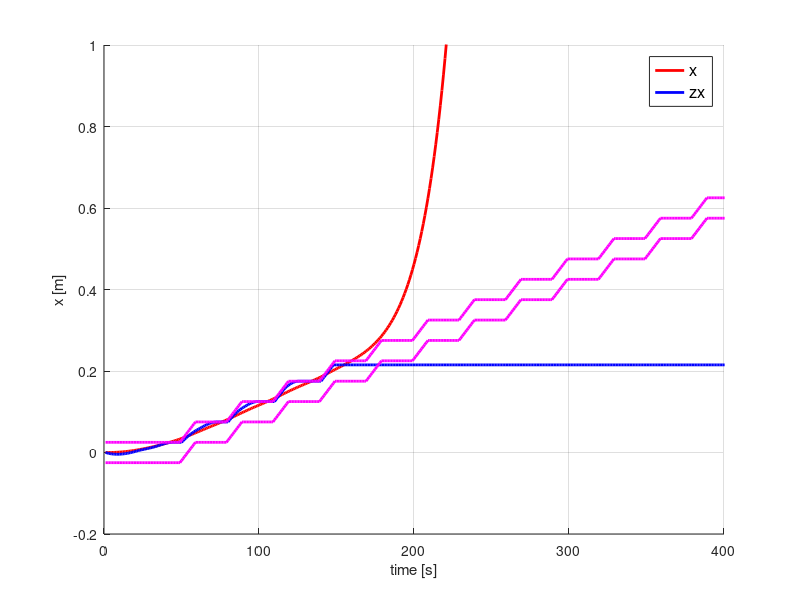
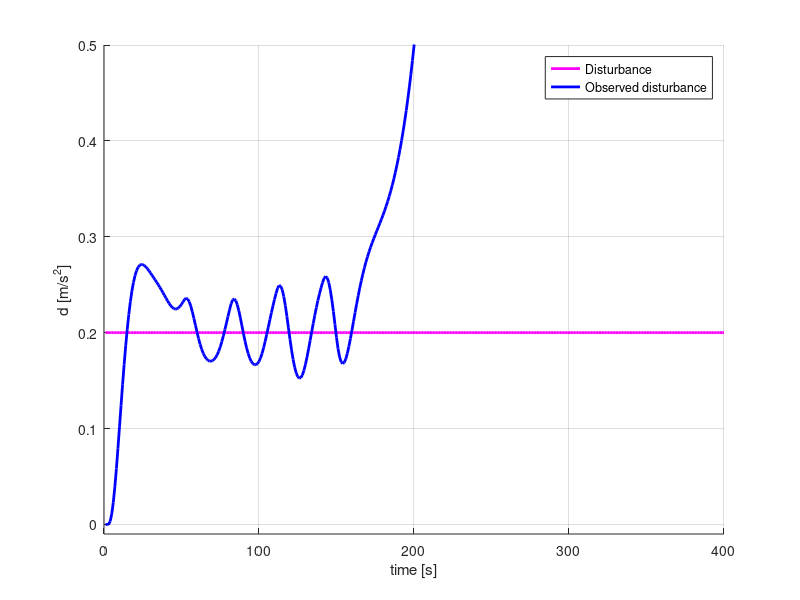
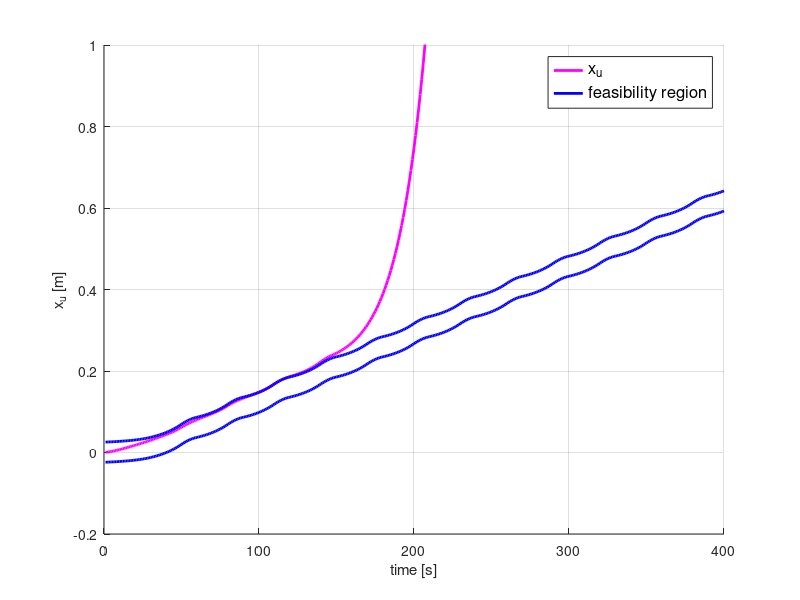

MATLAB code for these plots, in order:
%%%%%%%%%%%%%%%%%%%%%%%%%%%%%%%%%%%%%%%%%%%%%%%%%%%%%%%%%%%%%%%%%
%
% F.M. Smaldone 
%
% EXPLORING BOUNDEDNESS CONDITION IN A MPC FRAMEWORK
%
% Problem: ZMP contraints need to be satisfied -->
% --> Not all the disturbances can be bounded.
%
% Question: is it only a matter of feasibility recovery 
% or also a disturbance compensation should be performed?
%
% W.l.o.g. the problem is only considered along x-axis.
%
%%%%%%%%%%%%%%%%%%%%%%%%%%%%%%%%%%%%%%%%%%%%%%%%%%%%%%%%%%%%%%%%%

clear;clc;close;figure;

%% Define walk

foot_distance_x = 0.05;
foot_distance_y = 0.18;
S = 20;
D = 10;
N = 60;
Np = 105;
omega = sqrt(9.8/0.33);
m = 4.5; % Robot Mass

%% Restriction trial
max_dist = 0.4; %max_dist = 0.3 for (true) disturbance
delta = 0.01;
max_vel = max_dist/delta;

r = 2.6210e-04; % exact term
r = 3.0210e-04; % more robust term
r = 5.0210e-04; % more robust term
r_computed = 3*0.4*delta*exp(omega*delta)/omega^2 + 0.4*delta/omega^2;
r_computed = delta*(3*max_dist*delta*exp(omega*delta)/omega^2 + max_dist*(exp(omega*delta)-1)/omega^2)/(1-exp(-omega*0.39));
r_computed = delta*(delta*max_vel/omega^2 + max_dist*(exp(omega*delta)-1)/omega^2)/(1-exp(-omega*N*delta));
r_computed = delta*(4*max_dist*(exp(omega*delta)+1)/omega^2 + max_dist*(exp(omega*delta)-1)/omega^2)/(1-exp(-omega*N*delta));
r_computed = delta*(4*max_dist*(exp(omega*delta)+1)/omega^2 + max_dist*(exp(omega*delta)-1)/omega^2)/(1-exp(-omega*19*delta));

alpha = 2;
r_computed = delta*(2*alpha*max_dist*(exp(omega*delta)+1)/omega^2 + max_dist*(exp(omega*delta)-1)/omega^2)/(1-exp(-omega*13*delta)); % for alpha = 2
r = r_computed;
restriction_x = r*(0:N-1)';
restriction_x(13:50) = restriction_x(12); % for alpha = 2

% alpha = 2.5;
% r_computed = delta*(2*alpha*max_dist*(exp(omega*delta)+1)/omega^2 + max_dist*(exp(omega*delta)-1)/omega^2)/(1-exp(-omega*4*delta)); % for alpha = 2
% r = r_computed;
% restriction_x = r*(0:N-1)';
% restriction_x(5:50) = restriction_x(4); % for alpha = 2


pulse = 5;
ampl = 0.25;

restriction_x = 0*[restriction_x;restriction_x];

%% Choose whether to perform balancing of gait

balance = false;

if balance == true
    fs_matrix = zeros(90,2);
else
fs_matrix = [0,-foot_distance_y;%middle of rhe foot point
    foot_distance_x,foot_distance_y;
    2*foot_distance_x,-foot_distance_y;
    3*foot_distance_x,foot_distance_y;
    4*foot_distance_x,-foot_distance_y;
    5*foot_distance_x,foot_distance_y;
    6*foot_distance_x,-foot_distance_y;
    7*foot_distance_x,foot_distance_y;
    8*foot_distance_x,-foot_distance_y;
    9*foot_distance_x,+foot_distance_y;
    10*foot_distance_x,-foot_distance_y;
    11*foot_distance_x,+foot_distance_y;
    12*foot_distance_x,-foot_distance_y
    13*foot_distance_x,+foot_distance_y;
    14*foot_distance_x,-foot_distance_y;
    15*foot_distance_x,+foot_distance_y
    16*foot_distance_x,-foot_distance_y;
    17*foot_distance_x,+foot_distance_y;
    18*foot_distance_x,-foot_distance_y;
    19*foot_distance_x,+foot_distance_y;
    20*foot_distance_x,-foot_distance_y;
    21*foot_distance_x,+foot_distance_y;
    22*foot_distance_x,-foot_distance_y;
    23*foot_distance_x,+foot_distance_y;
    24*foot_distance_x,-foot_distance_y;
    25*foot_distance_x,+foot_distance_y;
    26*foot_distance_x,-foot_distance_y];
end

%% General parameters
delta = 0.01;
w = 0.08/2;
w = 0.025;

x(1) = 0.0;
xd(1) = 0.0;
zx(1) = 0.0;

y(1) = 0;
yd(1) = 0;
zy(1) = 0;

x_u(1) = 0;

%% Compute constraints
f1_y = -foot_distance_y;
f2_y = foot_distance_y;

additionalFirstStepDuration = 0*50;

fs_sequence_x = zeros(S+D+additionalFirstStepDuration,1);
fs_sequence_y = zeros(S+D+additionalFirstStepDuration,1);

for i = 1:26
    f1_x = fs_matrix(i,1);
    f2_x = fs_matrix(i+1,1);
    
    f1_y = fs_matrix(i,2);
    f2_y = fs_matrix(i+1,2);
    
    fs_sequence_x = [fs_sequence_x; ones(S,1) * f1_x; f1_x + (1:D)'*(f2_x-f1_x)/D];
    fs_sequence_y = [fs_sequence_y; ones(S,1) * f1_y; f1_y + (1:D)'*(f2_y-f1_y)/D];
end

fs_sequence_x(1) = [];
fs_sequence_y(1) = [];

zx_min = fs_sequence_x - w;
zx_max = fs_sequence_x + w;
if balance == true
zy_min = fs_sequence_y - 5*w;
zy_max = fs_sequence_y + 5*w;
else
zy_min = fs_sequence_y - w;
zy_max = fs_sequence_y + w;   
end
zy_min(1:S+D+additionalFirstStepDuration-1) = zy_min(1:S+D+additionalFirstStepDuration-1) - foot_distance_y;
zy_max(1:S+D+additionalFirstStepDuration-1) = zy_max(1:S+D+additionalFirstStepDuration-1) + foot_distance_y;


%% Compute matrices
p = ones(N,1);
P = delta*tril(ones(N,N));
A = [P;-P];

%% Compute stability constraint
Aeq = (1-exp(-omega*delta))/omega * exp(-omega*delta*(0:N-1)) - exp(-omega*delta*N) * delta * ones(1,N);

%% Initialize Disturbance Observer
d_z_x(1)= 15;
% x_obs = [x(1);xd(1);zx(1)];
y_obs = [y(1);yd(1);zy(1)];

des_x(1)=0;
des_y(1)=0;
global dx  dy;
dx = 0;
dy = 0;
des_x_mean(1)=0;
des_y_mean(1)=0;

%% CoM constraints
    ch = cosh(omega*delta);
    sh = sinh(omega*delta);
    global A_upd B_upd;
    A_upd = [ch, sh/omega, 1-ch; omega*sh, ch, -omega*sh; 0, 0, 1];
    B_upd = [delta-sh/omega; 1-ch; delta];
%% Matrix that may come in handy
    num_states=3;
    C = [0 0 1];
    
    S_bar = zeros(N, N);
    for j = 1:N
        for k = 1:j
            S_bar(j,k) = C*A_upd^(j-k)*B_upd;
        end
    end
    
    T_bar = zeros(N, 3);
    for j = 1:N
        T_bar(j, :) = C*A_upd^j;
    end
    
    S_bar_state = zeros(num_states*N, N);
    for j = 1:N
        for k = 1:j
            S_bar_state(num_states*(j-1)+1:j*num_states,k) = A_upd^(j-k)*B_upd;
        end
    end
    
    T_bar_state = zeros( num_states*N, num_states);
    for j = 1:N
        T_bar_state(num_states*(j-1)+1:j*num_states,:) = A_upd^j;
    end
    
  T=[-T_bar;T_bar]; %goes with plus! 
  
  A_d=[0,1;omega^2,0];B_d=[0;1];
  sys=ss(A_d,B_d,[1 0],[]);
  sys=c2d(sys,delta);
  A_d=sys.A;
  B_d=sys.B;
  
  X(:,1)=[0;0]; Y(:,1)=[0;0];
  
  for i=1:size(fs_sequence_x,1)
  X(:,i+1)=A_d*X(:,i)+B_d*fs_sequence_x(i,1);
  Y(:,i+1)=A_d*Y(:,i)+B_d*fs_sequence_y(i,1);
  end
 
  D=[0;1;0];
  D_bar = zeros(N*num_states, N);
  
  T_bar_state_D = zeros( N, num_states);
  for j = 1:N
      T_bar_state_D(j,:) = [0 1 0]*A_upd^j;
  end
  D_ZMP = T_bar_state_D*D*(1/omega^2);
  
  
    global C;
    C = [0 1 0];
    D_bar = zeros(N*num_states, N);
  
   S_bar_state = zeros(N, N);
   S_bar_state_D = zeros(N, N);
    for j = 1:N
        for k = 1:j
            S_bar_state(j,k) = C*A_upd^(j-k)*B_upd;
            S_bar_state_D(j,k) = C*A_upd^(j-k)*B_upd;
        end
    end
    
 %% Matrices for MPC
 
      P = delta*tril(ones(N,N));
      H = 2*[eye(N)];
      f_x = zeros(1,N);
      f_y = zeros(1,N);
      
   

      %% Solve: MPC and cloed loop evolution
      Prova = 0;  
         %% Useful vectors
      for i = 0:N-1
          Deltas(i+1) = delta*exp(-omega*delta*i);
      end
      if Prova == 1 
      for i = 0:4*N-1
          exps(i+1) = exp(-omega*delta*i);
      end
      elseif Prova == 4
           for i = 0:N-1
          exps(i+1) = exp(-omega*delta*i);
           end
      elseif Prova == 5  % periodic tail 
           for i = 0:N-1
          exps(i+1) = exp(-omega*delta*i);
           end
      end

      for i = 0:N-1
          exps(i+1) = exp(-omega*delta*i);
      end
      
%% initialize observer 

x_obs(:,1)=[0;0;0;0;0];
A_obs = [0 1 0 0 0; omega^2 0 -omega^2 1 0; 0 0 0 0 0; 0 0 0 0 1; 0 0 0 0 0 ];
B_obs = [0;0;1;0;0];


 p = [-10 -20 -22 -15 -16];
 C_obs = [1 0 0 0 0;0 0 1 0 0];
%   p = [-1 -2 -3 -4 -5];
 L = place((A_obs)',[1 0 0 0 0;0 0 1 0 0]',p);
sys_for_lqr = ss((A_obs)',[1 0 0 0 0;0 0 1 0 0]', [0 0 0 1 0; 1 0 0 0 0], []);
% L = lqr(sys_for_lqr, diag([0.01, 0.0001, 1/0.0250, 1 , 10*(1/0.1814)]), [0.00001 0; 0 0.01],zeros(5,2));
%  L = lqr(sys_for_lqr, diag([0.0001, 0.1, 1/0.0250, 10 , 1000*(1/0.1814)]), [0.00001 0; 0 0.01],zeros(5,2));

 disturbance(1:400) = 0.2;

 
      for i = 1:400
        
          
          
          
      %% Disturbance
      if Prova == 0 || Prova == 3
          A_disturbancex = (delta*0.25);
          A_disturbancex = disturbance(i);
          DDXX = 0*x_obs(4,i);
          F(i) = (A_disturbancex);
          knownDisturbance = F(i);
          
          linear_component = 0*exps*ones(size(exps,2),1)*x_obs(5,i)/omega^3;

          
      elseif Prova == 1
          A_disturbancex = (delta*0.3)*sin(2*pi*i*delta/7);
          F(i) = (A_disturbancex);
          knownDisturbance = F(i);
          for j = i:i+4*N-1
              D_x(j-i+1)= (delta*0.3)*sin(2*pi*j*delta/7);
          end
          integral = exps*D_x';
      elseif Prova == 4
          A_disturbancex = (delta*0.3)*sin(2*pi*i*delta/7);
          F(i) = (A_disturbancex);
          knownDisturbance = F(i);
          for j = i:i+N-1
              D_x(j-i+1)= (delta*0.3)*sin(2*pi*j*delta/7);
          end
          integral = exps*D_x';
      elseif Prova == 5
          A_disturbancex = (delta*0.15)+(delta*0.02)*sin(2*pi*i*delta/7);
%            A_disturbancex = (delta*0.3)*sin(2*pi*i*delta/7);
          F(i) = (A_disturbancex);
          knownDisturbance = F(i);
          for j = i:i+N-1
              D_x(j-i+1)= (delta*0.2)*sin(2*pi*j*delta/7);
          end
          integral = exps*D_x';
          integral2 = 0;
%           NN = int16(N);
%           NNP = int16(Np);
          n_period = fix(Np/N);
          m = mod(Np,N);
          for j = 0:n_period-1
              exps2 = []; D_x2 = [];
          for k = i+(1+j)*N:i+(2+j)*N
              exps2 = [exps2,exp(-omega*delta*(k))];
              D_x2 = [D_x2,(delta*0.2)*sin(2*pi*(k-(1+j)*N)*delta/7)];
          end
          integral2 = integral2 + exps2*D_x2';
          end 
          exps3 = []; D_x3 = [];
          for j = i+n_period*N:i+n_period*N+m
              exps3 = [exps3,exp(-omega*delta*(k))];
              D_x3 = [D_x3,(delta*0.2)*sin(2*pi*(j-n_period*N)*delta/7)];
          end
          integral3 = exps3*D_x3';
          integral = integral + integral2 + integral3 + delta*0.15*(1/(1-exp(-omega*delta)));
      end
%       A_disturbancex = +(delta*0.35);
%       F(i) = (A_disturbancex+0.1*A_disturbancex*sin(2*pi*i/100)+0.1*A_disturbancex*sin(2*pi*i/120));
%       knownDisturbance = F(i) + normrnd(0,0.1*delta*0.35);
      % very nice case with A_disturbancex = +(delta*0.35) or 0.3 and
      % knownDisturbance = F(i) !
      
      %% Further compensation

      
      %% Constraints
      b_x = [ zx_max(i:i+N-1) - zx(i); - zx_min(i:i+N-1) + zx(i)] - restriction_x ; %- restriction_x
      
      if Prova == 0
      beq_x = x(i) + xd(i)/omega - (1-exp(-omega*N*delta))*zx(i)+(1/omega^2)*((DDXX))+0*(1/omega)*(delta*(DDXX))*(1/(1-exp(-omega*delta)))+linear_component/omega^2 ...
          - omega*delta*exp(-omega*N*delta)*exp(-omega*delta*(0:Np-1))*fs_sequence_x(i+N:i+N+Np-1)...
          - exp(-omega*(N+Np)*delta)*fs_sequence_x(i+(N+Np)); %(1+exp(-omega))
      elseif Prova == 1
          beq_x = x(i) + xd(i)/omega - (1-exp(-omega*N*delta))*zx(i)+(1/omega)*integral...
              - omega*delta*exp(-omega*N*delta)*exp(-omega*delta*(0:Np-1))*fs_sequence_x(i+N:i+N+Np-1)...
              - exp(-omega*(N+Np)*delta)*fs_sequence_x(i+(N+Np)); %(1+exp(-omega))
      elseif Prova == 2
          beq_x = x(i) + xd(i)/omega - (1-exp(-omega*N*delta))*zx(i)+(1/omega)*integral+(1/omega)*knownDisturbance*(1/(1-exp(-omega*delta)))...
              - omega*delta*exp(-omega*N*delta)*exp(-omega*delta*(0:Np-1))*fs_sequence_x(i+N:i+N+Np-1)...
              - exp(-omega*(N+Np)*delta)*fs_sequence_x(i+(N+Np)); %(1+exp(-omega))
      elseif Prova == 3
          beq_x = x(i) + xd(i)/omega - (1-exp(-omega*N*delta))*zx(i)+(1/omega)*knownDisturbance*((1-exp(-omega*(N+1)*delta)))/(1-exp(-omega*delta))...
              - omega*delta*exp(-omega*N*delta)*exp(-omega*delta*(0:Np-1))*fs_sequence_x(i+N:i+N+Np-1)...
              - exp(-omega*(N+Np)*delta)*fs_sequence_x(i+(N+Np)); %(1+exp(-omega))
      elseif Prova == 4
          beq_x = x(i) + xd(i)/omega - (1-exp(-omega*N*delta))*zx(i)+(1/omega)*integral...
              - omega*delta*exp(-omega*N*delta)*exp(-omega*delta*(0:Np-1))*fs_sequence_x(i+N:i+N+Np-1)...
              - exp(-omega*(N+Np)*delta)*fs_sequence_x(i+(N+Np)); %(1+exp(-omega))
      elseif Prova == 5
          beq_x = x(i) + xd(i)/omega - (1-exp(-omega*N*delta))*zx(i)+(1/omega)*integral...
              - omega*delta*exp(-omega*N*delta)*exp(-omega*delta*(0:Np-1))*fs_sequence_x(i+N:i+N+Np-1)...
              - exp(-omega*(N+Np)*delta)*fs_sequence_x(i+(N+Np)); %(1+exp(-omega))
      end  
      
      %% QP solver
      zd_x = quadprog(H,f_x,A,b_x,Aeq,beq_x);
      
      z_pred_x = P*zd_x + zx(i);
      
      %% Model update
      x_updated = A_upd*[x(i); xd(i); zx(i)] + B_upd*(zd_x(1))+[0;delta;0]*F(i);
      
      x_obs(:,i+1) = x_obs(:,i) + delta*(A_obs*x_obs(:,i)+B_obs*zd_x(1)+L'*([x(i);zx(i)]-[x_obs(1,i);x_obs(3,i)]));  

      
      
      
      x(i+1) = x_updated(1);
      xd(i+1) = x_updated(2);
      zx(i+1) = x_updated(3);
      
      
      %% Divergent component of motion
      
      x_u(i) = x(1,i+1)+xd(1,i+1)/omega;
      
      %% Disturbance observer
      
      des_x(i+1)=((xd(i+1))-[0 1 0]*(A_upd*[x(i); xd(i); zx(i)] + B_upd*(zd_x(1))));
      dx = des_x(i);
      
      %% Feasibility region computation
      if Prova == 0
          x_u_min(i) = omega*Deltas*(zx_min(i:i+N-1)+restriction_x(1:N)) - (1/omega)*(delta*DDXX)*(1/(1-exp(-omega*delta))); % equivalent to -(1/omega)*A_disturbancex/delta (continous time!)
          x_u_max(i) = omega*Deltas*(zx_max(i:i+N-1)-restriction_x(1:N)) - (1/omega)*(delta*DDXX)*(1/(1-exp(-omega*delta)));
          x_u_min_nominal(i) = omega*Deltas*(zx_min(i:i+N-1));
          x_u_max_nominal(i) = omega*Deltas*(zx_max(i:i+N-1));
      elseif Prova == 1
          x_u_min(i) = omega*Deltas*(zx_min(i:i+N-1)) - (1/omega)*integral; % equivalent to -(1/omega)*A_disturbancex/delta (continous time!)
          x_u_max(i) = omega*Deltas*(zx_max(i:i+N-1)) - (1/omega)*integral;
          x_u_min_nominal(i) = omega*Deltas*(zx_min(i:i+N-1));
          x_u_max_nominal(i) = omega*Deltas*(zx_max(i:i+N-1));
      elseif Prova == 2
          x_u_min(i) = omega*Deltas*(zx_min(i:i+N-1)+restriction_x(1:N)) - 0*(1/omega)*integral- (1/omega)*knownDisturbance*(1/(1-exp(-omega*delta))); % equivalent to -(1/omega)*A_disturbancex/delta (continous time!)
          x_u_max(i) = omega*Deltas*(zx_max(i:i+N-1)-restriction_x(1:N)) - 0*(1/omega)*integral- (1/omega)*knownDisturbance*(1/(1-exp(-omega*delta)));
          x_u_min_nominal(i) = omega*Deltas*(zx_min(i:i+N-1));
          x_u_max_nominal(i) = omega*Deltas*(zx_max(i:i+N-1));
      elseif Prova == 3
          x_u_min(i) = omega*Deltas*(zx_min(i:i+N-1)) -  (1/omega)*knownDisturbance*((1-exp(-omega*(N+1)*delta)))/(1-exp(-omega*delta)); % equivalent to -(1/omega)*A_disturbancex/delta (continous time!)
          x_u_max(i) = omega*Deltas*(zx_max(i:i+N-1)) -  (1/omega)*knownDisturbance*((1-exp(-omega*(N+1)*delta)))/(1-exp(-omega*delta));
          x_u_min_nominal(i) = omega*Deltas*(zx_min(i:i+N-1));
          x_u_max_nominal(i) = omega*Deltas*(zx_max(i:i+N-1));
      elseif Prova == 5
          x_u_min(i) = omega*Deltas*(zx_min(i:i+N-1)+restriction_x(1:N)) - (1/omega)*integral; % equivalent to -(1/omega)*A_disturbancex/delta (continous time!)
          x_u_max(i) = omega*Deltas*(zx_max(i:i+N-1)-restriction_x(1:N)) - (1/omega)*integral;
          x_u_min_nominal(i) = omega*Deltas*(zx_min(i:i+N-1));
          x_u_max_nominal(i) = omega*Deltas*(zx_max(i:i+N-1));
                elseif Prova == 4
          x_u_min(i) = omega*Deltas*(zx_min(i:i+N-1)+restriction_x(1:N)) - (1/omega)*integral; % equivalent to -(1/omega)*A_disturbancex/delta (continous time!)
          x_u_max(i) = omega*Deltas*(zx_max(i:i+N-1)-restriction_x(1:N)) - (1/omega)*integral;
          x_u_min_nominal(i) = omega*Deltas*(zx_min(i:i+N-1));
          x_u_max_nominal(i) = omega*Deltas*(zx_max(i:i+N-1));
      end
      %        [zx_max, zx_min, fs_sequence_x] = FeasibilityFeedback(zx_max, zx_min, x_u(i), x_u_max(i), x_u_min(i), i, fs_sequence_x);

      
      i
     
      
      
%         figure(2)
%       clf
%       hold on
%       grid on
%       axis([0 1200 -0.5 0.5])
%       plot(disturbance(1:i+1)/delta, 'm', 'lineWidth', 2)
%       plot(x_obs(4,:), 'b', 'lineWidth', 2)
%       legend('Disturbance', 'Observed disturbance')
%       xlabel('time steps, \delta= 0.01 s')
%       ylabel('d [m/s^2]')
%       
%            drawnow
 
      
      
      
      
      
      end
      %% Plots
      
      clf 
            set(gca,'fontsize',12) 

      figure (1)
      clf
  
      hold on
      grid on
%       title('\fontsize{16}\color[rgb]{0 .5 .5}CoM and ZMP trajectories: C = 20, delta = 0.01') %: improving feasibility with step corrections
      plot(x,'r','lineWidth',2);
      plot(zx,'b','lineWidth',2);
%       plot(i:i+N-1,z_pred_x,'g','lineWidth',2);
%       plot(i+N:i+N+Np-1,fs_sequence_x(i+N:i+N+Np-1),'k','lineWidth',2);
      plot(zx_max,'m','lineWidth',2);
%       plot(fs_sequence_x,'y','lineWidth',1);
      plot(zx_min,'m','lineWidth',2);
      legend({'x','zx'},'FontSize',12)
      if balance == true
          axis([0 400 -2*(0.3*w+w) 2*(0.3*w+w)])
      else
          axis([0 400 -0.2 1])
      end
                             xlabel('time [s]')
                        ylabel('x [m]')
                        
      figure(3)
      clf
      grid on
      hold on
%       title('\fontsize{16}\color[rgb]{0 .5 .5}Divergent component of motion and feasibility region')
      plot(x_u,'m','lineWidth',2);
      plot(x_u_min,'b','lineWidth',2);
%       plot(x_u_min_nominal,'g')
%       plot(0.98*w*ones(1,i),'-.y')
%       plot(-0.98*w*ones(1,i),'-.y')
      plot(x_u_max,'b','lineWidth',2);
%       plot(x_u_max_nominal,'g')
%       axis([0 2000 -0.1 0.1])
      axis([0 400 -0.2 1])
%       set(gca,'XTickLabel',['0.0';'0.5';'1.0';'1.5';'2.0'; ...
%                             '2.5';'3.0';'3.5';'4.0'; '1.8'; ...
%                             '2.0';'2.2';'2.4';'2.6';'2.8'; ...
%                             '3.0';'3.2';'3.4';'3.6'; '3.8'; '4.0']) 
                        xlabel('time [s]')
                        ylabel('x_u [m]')

      legend({'x_u','feasibility region'},'FontSize',12)
      
      drawnow

      
%       figure(2)
%       clf
%       hold on
%       grid on
%       
%       for i=1:800
%       Dw_max(i) = w*(1-exp(-omega*i*delta))/(2*i*delta) - 0*exp((Np-i)*delta)*0.1/omega;
%       end
%       
%       plot(Dw_max,'r','lineWidth',2)
      
      figure(2)
      clf
      hold on
      grid on
      axis([0 400 -0.01 0.5])
      plot(disturbance, 'm', 'lineWidth', 2)
      plot(x_obs(4,:), 'b', 'lineWidth', 2)
      legend('Disturbance', 'Observed disturbance')
      xlabel('time [s]')
      ylabel('d [m/s^2]')
                 
      